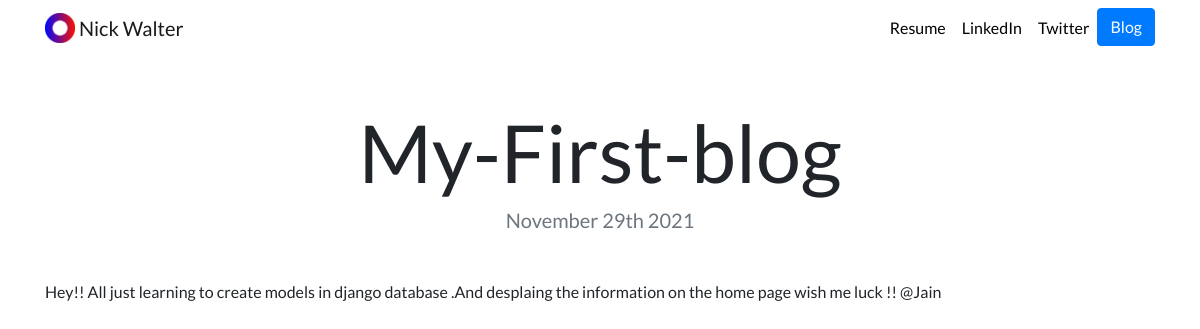
Page /blog/1/ on the committed database.
### blog/models.py (models this page shows, shortened)
class Work(models.Model):
    title = models.CharField(max_length=100)
    date = models.DateField()
    description = models.TextField(max_length=250)

### blog/views.py (the view)
# urls.py: path('<int:blog_id>/', views.detail,name='detail'),
def detail(request,blog_id):
    blog = get_object_or_404(Work,pk=blog_id)
    return render(request,'blogs/detail.html',{'blog':blog})

### blog/templates/blogs/detail.html
{% extends "folio/base.html" %}
{% load static %}
{% block content %}
<h1 class="text-center mt-5" id="blogdetailtitle">{{ blog.title }}</h1>
<h5 class="text-center text-muted mb-5">{{ blog.date|date:'F jS Y' }}</h5>
{{ blog.description|safe }}
{% endblock %}

### folio/templates/folio/custom.css (style rules this page uses)
body { font-family: 'Lato', sans-serif; }
@media (min-width: 992px) { #blogdetailtitle { font-size: 5rem; } }

### rows in the picture
Work: title "My-First-blog", date "November 29th 2021", description "Hey!! All just learning to create models in django database .And desplaing the information on the home page wish me luck !! @Jain"
